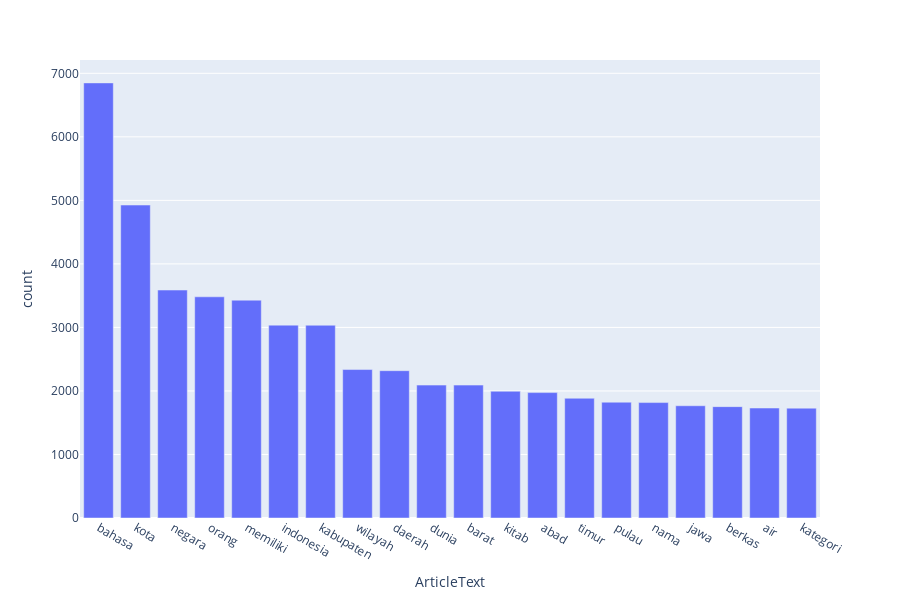

The notebook cell saved with this chart:
### Code cell
common_words = get_top_n_words(corpus_wiki_sw, 20)

for word, freq in common_words:
    print(word, freq)

df2 = pd.DataFrame(common_words, columns = ['ArticleText' , 'count'])

ax = df2.plot.bar(x='ArticleText', y='count', rot=0)
plt.show()

fig = px.bar(df2, x='ArticleText', y='count')
fig.show()

### Figure 1 — Plotly figure (JSON) as saved in the notebook; plotly's stock layout.template omitted (floating-point values rounded to 4 significant figures)
{"data": [{"alignmentgroup": "True", "hoverlabel": {"namelength": 0}, "hovertemplate": "ArticleText=%{x}<br>count=%{y}", "legendgroup": "", "marker": {"color": "#636efa"}, "name": "", "offsetgroup": "", "orientation": "v", "showlegend": false, "textposition": "auto", "type": "bar", "x": ["bahasa", "kota", "negara", "orang", "memiliki", "indonesia", "kabupaten", "wilayah", "daerah", "dunia", "barat", "kitab", "abad", "timur", "pulau", "nama", "jawa", "berkas", "air", "kategori"], "xaxis": "x", "y": [6849, 4926, 3588, 3482, 3429, 3036, 3034, 2337, 2319, 2092, 2092, 1995, 1974, 1885, 1823, 1817, 1767, 1753, 1731, 1729], "yaxis": "y"}], "layout": {"barmode": "relative", "height": 600, "legend": {"tracegroupgap": 0}, "margin": {"t": 60}, "xaxis": {"anchor": "y", "domain": [0, 1], "title": {"text": "ArticleText"}}, "yaxis": {"anchor": "x", "domain": [0, 1], "title": {"text": "count"}}}}
